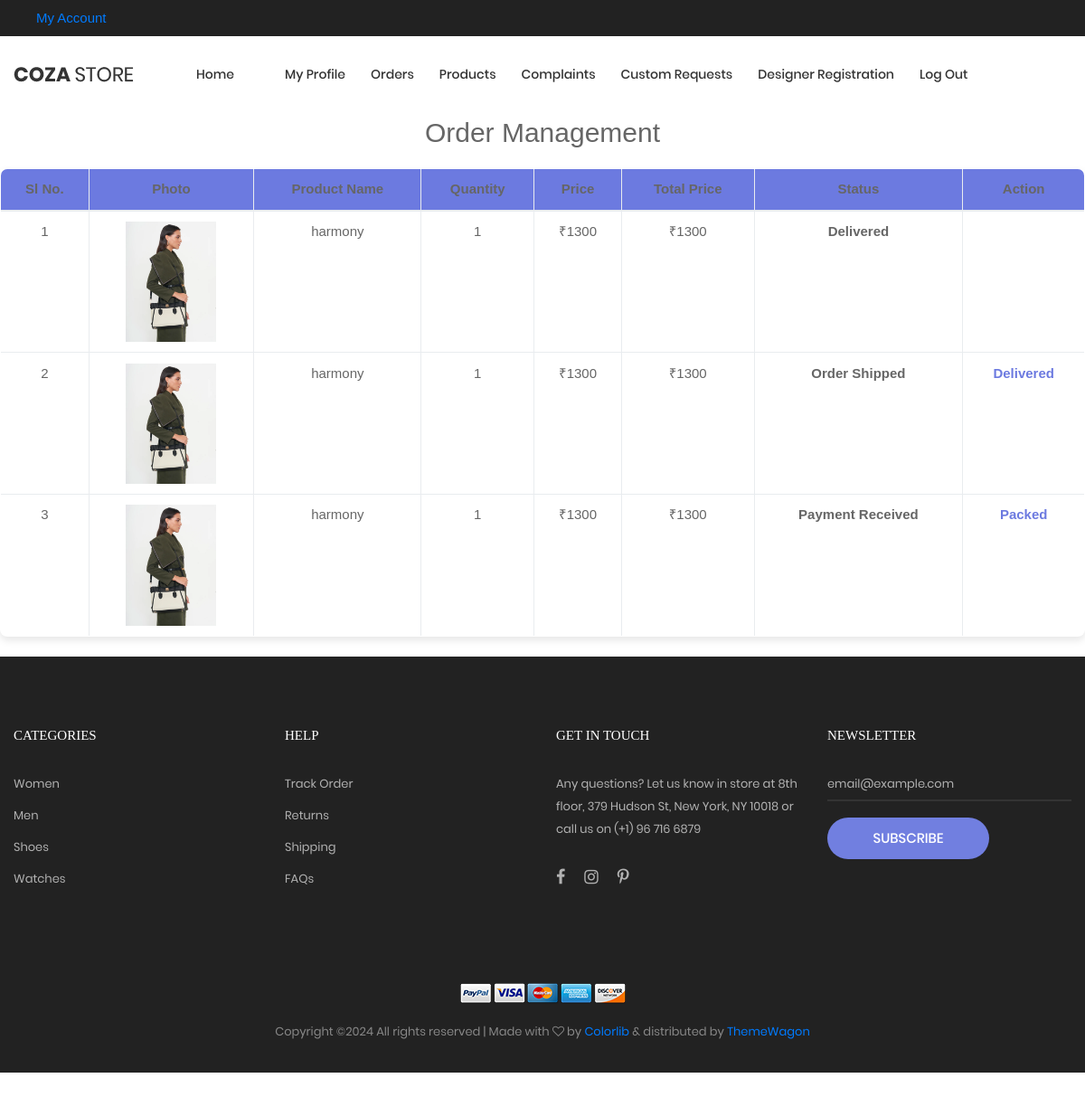
The app's page /PROJECT/Manufacturer/Booking.php (signed in) with its own data.
### tables this page shows
CREATE TABLE `tbl_booking` (
  `booking_id` int(11) NOT NULL,
  `booking_date` varchar(10) NOT NULL,
  `booking_amount` int(11) NOT NULL,
  `booking_status` int(11) NOT NULL DEFAULT 0,
  `user_id` int(11) NOT NULL
);

CREATE TABLE `tbl_product` (
  `product_id` int(11) NOT NULL,
  `product_name` varchar(30) NOT NULL,
  `product_description` varchar(100) NOT NULL,
  `product_price` int(11) NOT NULL,
  `product_photo` varchar(100) NOT NULL,
  `subcategory_id` int(11) NOT NULL,
  `manufacturer_id` int(11) NOT NULL,
  `material_id` int(11) NOT NULL,
  `color_id` int(11) NOT NULL,
  `product_vstatus` int(11) NOT NULL DEFAULT 0
);

CREATE TABLE `tbl_cart` (
  `cart_id` int(11) NOT NULL,
  `cart_qty` int(11) NOT NULL DEFAULT 1,
  `cart_status` int(11) NOT NULL DEFAULT 0,
  `product_id` int(11) NOT NULL,
  `booking_id` int(11) NOT NULL
);

### PROJECT/Manufacturer/Booking.php (the view, shortened to what this page needs)
<?php
include("../Assets/Connection/connection.php");
include("Head.php");
			?>
<!DOCTYPE html PUBLIC "-//W3C//DTD XHTML 1.0 Transitional//EN" "http://www.w3.org/TR/xhtml1/DTD/xhtml1-transitional.dtd">
<html xmlns="http://www.w3.org/1999/xhtml">
<head>
</head>
<body>
<div class="order-table-container">
	<div class="table-responsive">
		<h2 class="text-center mb-4">Order Management</h2>
		<table class="table table-bordered table-hover">
			<thead class="th">
				<tr>
					<th>Sl No.</th>
					<th>Photo</th>
					<th>Product Name</th>
					<th>Quantity</th>
					<th>Price</th>
					<th>Total Price</th>
					<th>Status</th>
					<th>Action</th>
				</tr>
			</thead>
			<tbody>
				<?php
				$i = 0;
				$SelQry = "SELECT * FROM tbl_booking b INNER JOIN tbl_cart c ON c.booking_id=b.booking_id INNER JOIN tbl_product p ON p.product_id=c.product_id INNER JOIN tbl_manufacturer m ON m.manufacturer_id=p.manufacturer_id WHERE m.manufacturer_id=" . $_SESSION['mid'];
				$result = $Con->query($SelQry);
				while ($row = $result->fetch_assoc()) {
					$i++;
				?>
					<tr>
						<td><?php echo $i; ?></td>
						<td><img src="../Assets/Files/Product/Photo/<?php echo $row['product_photo']; ?>" alt="Product Image" /></td>
						<td><?php echo $row['product_name']; ?></td>
						<td><?php echo $row['cart_qty']; ?></td>
						<td>₹<?php echo $row['product_price']; ?></td>
						<td>₹<?php echo $row['cart_qty'] * $row['product_price']; ?></td>
						<td class="status">
							<?php
							if ($row['cart_status'] == 1) {
								echo "Payment Received";
							} else if ($row['cart_status'] == 2) {
								echo "Order Packed";
							} else if ($row['cart_status'] == 3) {
								echo "Order Shipped";
							} else if ($row['cart_status'] == 4) {
								echo "Delivered";
							} else if ($row['cart_status'] == 5) {
								echo "Return Requested";
							} else if ($row['cart_status'] == 6) {
								echo "Return Accepted";
							} else if ($row['cart_status'] == 7) {
								echo "Return Completed Successfully";
							}
							?>
						</td>
						<td>
							<?php if ($row['cart_status'] == 1) { ?>
								<a href="Booking.php?cid=<?php echo $row['cart_id']; ?>&stat=2">Packed</a>
							<?php } if ($row['cart_status'] == 2) { ?>
							<?php } if ($row['cart_status'] == 3) { ?>
								<a href="Booking.php?cid=<?php echo $row['cart_id']; ?>&stat=4">Delivered</a>
							<?php } if ($row['cart_status'] == 5) { ?>
								<a href="Booking.php?cid=<?php echo $row['cart_id']; ?>&stat=6">Pick Return</a>
							<?php } if ($row['cart_status'] == 6) { ?>
								<a href="Booking.php?cid=<?php echo $row['cart_id']; ?>&stat=7">Return Received</a>
							<?php } ?>
						</td>
					</tr>
				<?php } ?>
			</tbody>
		</table>
	</div>
</div>
<br>
</body>
</html>
<?php
include("Foot.php");
?>

### PROJECT/Manufacturer/Head.php (shortened to what this page needs)
<!DOCTYPE html>
<html lang="en">
<head>
	<link rel="stylesheet" type="text/css" href="../Assets/Templates/Main/vendor/bootstrap/css/bootstrap.min.css">
	<link rel="stylesheet" type="text/css" href="../Assets/Templates/Main/fonts/font-awesome-4.7.0/css/font-awesome.min.css">
	<link rel="stylesheet" type="text/css" href="../Assets/Templates/Main/fonts/iconic/css/material-design-iconic-font.min.css">
	<link rel="stylesheet" type="text/css" href="../Assets/Templates/Main/fonts/linearicons-v1.0.0/icon-font.min.css">
	<link rel="stylesheet" type="text/css" href="../Assets/Templates/Main/vendor/animate/animate.css">
	<link rel="stylesheet" type="text/css" href="../Assets/Templates/Main/vendor/css-hamburgers/hamburgers.min.css">
	<link rel="stylesheet" type="text/css" href="../Assets/Templates/Main/vendor/animsition/css/animsition.min.css">
	<link rel="stylesheet" type="text/css" href="../Assets/Templates/Main/vendor/select2/select2.min.css">
	<link rel="stylesheet" type="text/css" href="../Assets/Templates/Main/vendor/daterangepicker/daterangepicker.css">
	<link rel="stylesheet" type="text/css" href="../Assets/Templates/Main/vendor/slick/slick.css">
	<link rel="stylesheet" type="text/css" href="../Assets/Templates/Main/vendor/MagnificPopup/magnific-popup.css">
	<link rel="stylesheet" type="text/css" href="../Assets/Templates/Main/vendor/perfect-scrollbar/perfect-scrollbar.css">
	<link rel="stylesheet" type="text/css" href="../Assets/Templates/Main/css/util.css">
	<link rel="stylesheet" type="text/css" href="../Assets/Templates/Main/css/main.css">
</head>
<body class="animsition">
	<header>
		<div class="container-menu-desktop">
			<div class="top-bar">
				<div class="content-topbar flex-sb-m h-full container">
				<a href="MyProfile.php" class="flex-c-m trans-04 p-lr-25">
							My Account
						</a>
				</div>
			</div>
			<div class="wrap-menu-desktop">
				<nav class="limiter-menu-desktop container">
					<a href="#" class="logo">
						<img src="../Assets/Templates/Main/images/icons/logo-01.png" alt="IMG-LOGO">
					</a>
					<div class="menu-desktop">
						<ul class="main-menu">
						<li><a href="HomePage.php">Home</a></li>
							<li class="active-menu">
									<li><a href="MyProfile.php">My Profile</a></li>
							<li>
								<a href="Booking.php">Orders</a>
							</li>
                            <li>
                                <a href="Product.php">Products</a>
                            </li>
							<li>
								<a href="Complaints.php">Complaints</a>
							</li>
                            <li>
                                <a href="Customization.php">Custom Requests</a>
                            </li>
                            <li>
                                <a href="DesignerRegistration.php">Designer Registration</a>
                            </li>
                            <li>
								<a href="../Guest/LogOut.php">Log Out</a>
							</li>
						</ul>
					</div>
				</nav>
			</div>
		</div>
	</header>
    <br>
    <br>
    <br>
    <br>

### PROJECT/Manufacturer/Foot.php (shortened to what this page needs)
<footer class="bg3 p-t-75 p-b-32">
		<div class="container">
			<div class="row">
				<div class="col-sm-6 col-lg-3 p-b-50">
					<h4 class="stext-301 cl0 p-b-30">
						Categories
					</h4>
					<ul>
						<li class="p-b-10">
							<a href="#" class="stext-107 cl7 hov-cl1 trans-04">
								Women
							</a>
						</li>
						<li class="p-b-10">
							<a href="#" class="stext-107 cl7 hov-cl1 trans-04">
								Men
							</a>
						</li>
						<li class="p-b-10">
							<a href="#" class="stext-107 cl7 hov-cl1 trans-04">
								Shoes
							</a>
						</li>
						<li class="p-b-10">
							<a href="#" class="stext-107 cl7 hov-cl1 trans-04">
								Watches
							</a>
						</li>
					</ul>
				</div>
				<div class="col-sm-6 col-lg-3 p-b-50">
					<h4 class="stext-301 cl0 p-b-30">
						Help
					</h4>
					<ul>
						<li class="p-b-10">
							<a href="#" class="stext-107 cl7 hov-cl1 trans-04">
								Track Order
							</a>
						</li>
						<li class="p-b-10">
							<a href="#" class="stext-107 cl7 hov-cl1 trans-04">
								Returns
							</a>
						</li>
						<li class="p-b-10">
							<a href="#" class="stext-107 cl7 hov-cl1 trans-04">
								Shipping
							</a>
						</li>
						<li class="p-b-10">
							<a href="#" class="stext-107 cl7 hov-cl1 trans-04">
								FAQs
							</a>
						</li>
					</ul>
				</div>
				<div class="col-sm-6 col-lg-3 p-b-50">
					<h4 class="stext-301 cl0 p-b-30">
						GET IN TOUCH
					</h4>
					<p class="stext-107 cl7 size-201">
						Any questions? Let us know in store at 8th floor, 379 Hudson St, New York, NY 10018 or call us on (+1) 96 716 6879
					</p>
					<div class="p-t-27">
						<a href="#" class="fs-18 cl7 hov-cl1 trans-04 m-r-16">
							<i class="fa fa-facebook"></i>
						</a>
						<a href="#" class="fs-18 cl7 hov-cl1 trans-04 m-r-16">
							<i class="fa fa-instagram"></i>
						</a>
						<a href="#" class="fs-18 cl7 hov-cl1 trans-04 m-r-16">
							<i class="fa fa-pinterest-p"></i>
						</a>
					</div>
				</div>
				<div class="col-sm-6 col-lg-3 p-b-50">
					<h4 class="stext-301 cl0 p-b-30">
						Newsletter
					</h4>
					<form>
						<div class="wrap-input1 w-full p-b-4">
							<input class="input1 bg-none plh1 stext-107 cl7" type="text" name="email" placeholder="email@example.com">
						</div>
						<div class="p-t-18">
							<button class="flex-c-m stext-101 cl0 size-103 bg1 bor1 hov-btn2 p-lr-15 trans-04">
								Subscribe
							</button>
						</div>
					</form>
				</div>
			</div>
			<div class="p-t-40">
				<div class="flex-c-m flex-w p-b-18">
					<a href="#" class="m-all-1">
						<img src="../Assets/Templates/Main/images/icons/icon-pay-01.png" alt="ICON-PAY">
					</a>
					<a href="#" class="m-all-1">
						<img src="../Assets/Templates/Main/images/icons/icon-pay-02.png" alt="ICON-PAY">
					</a>
					<a href="#" class="m-all-1">
						<img src="../Assets/Templates/Main/images/icons/icon-pay-03.png" alt="ICON-PAY">
					</a>
					<a href="#" class="m-all-1">
						<img src="../Assets/Templates/Main/images/icons/icon-pay-04.png" alt="ICON-PAY">
					</a>
					<a href="#" class="m-all-1">
						<img src="../Assets/Templates/Main/images/icons/icon-pay-05.png" alt="ICON-PAY">
					</a>
				</div>
				<p class="stext-107 cl6 txt-center">
Copyright &copy;<script>document.write(new Date().getFullYear());</script> All rights reserved | Made with <i class="fa fa-heart-o" aria-hidden="true"></i> by <a href="https://colorlib.com" target="_blank">Colorlib</a> &amp; distributed by <a href="https://themewagon.com" target="_blank">ThemeWagon</a>
				</p>
			</div>
		</div>
	</footer>
</body>
</html>

### PROJECT/Assets/Templates/Main/css/main.css (style rules this page uses)
.container { max-width: 1380px; }
@media (max-width: 1600px) { .container { max-width: 1200px; } }
.container-menu-desktop { height: auto; width: 100%; position: relative; -webkit-transition: all 0.3s; -o-transition: all 0.3s; -moz-transition: all 0.3s; transition: all 0.3s; }
.top-bar { height: 40px; background-color: #222; }
.wrap-menu-desktop { position: fixed; z-index: 1100; background-color: transparent; width: 100%; height: 84px; top: 40px; left: 0px; -webkit-transition: height 0.3s, background-color 0.3s; -o-transition: height 0.3s, background-color 0.3s; -moz-transition: height 0.3s, background-color 0.3s; transition: height 0.3s, background-color 0.3s; }
.limiter-menu-desktop { height: 100%; display: -webkit-box; display: -webkit-flex; display: -moz-box; display: -ms-flexbox; display: flex; align-items: center; background-color: transparent; }
.logo { display: -webkit-box; display: -webkit-flex; display: -moz-box; display: -ms-flexbox; display: flex; align-items: center; height: 65%; margin-right: 55px; }
.logo img { max-width: 100%; max-height: 100%; }
.menu-desktop { display: -webkit-box; display: -webkit-flex; display: -moz-box; display: -ms-flexbox; display: flex; align-items: center; height: 100%; }
.main-menu { list-style-type: none; margin: 0; display: -webkit-box; display: -webkit-flex; display: -moz-box; display: -ms-flexbox; display: flex; align-items: center; }
.main-menu > li { display: block; position: relative; padding: 20px 10px 20px 0px; margin: 0px 4px 0px 14px; }
.main-menu > li > a { font-family: Poppins-Medium; font-size: 14px; color: #333; padding: 5px 0px; transition: all 0.4s; -webkit-transition: all 0.4s; -o-transition: all 0.4s; -moz-transition: all 0.4s; }
.cl0 { color: #fff; }
.cl6 { color: #888; }
.cl7 { color: #b2b2b2; }
.stext-101 { font-family: Poppins-Medium; font-size: 15px; line-height: 1.466667; text-transform: uppercase; }
.stext-107 { font-family: Poppins-Regular; font-size: 13px; line-height: 1.923; }
.stext-301 { font-family: Montserrat-Bold; font-size: 15px; line-height: 1.6; text-transform: uppercase; }
.size-103 { min-width: 179px; height: 46px; }
.size-201 { max-width: 270px; }
.bg-none { background-color: transparent; }
.bg1 { background-color: #717fe0; }
.bg3 { background-color: #222; }
.bor1 { border-radius: 23px; }
.wrap-input1 { position: relative; border-bottom: 2px solid rgba(204,204,204, 0.1); }
.input1 { background-color: transparent; width: 100%; }

### PROJECT/Manufacturer/Booking.php (style rules this page uses)
.table { width: 100%; max-width: 1200px; margin: 0 auto; background-color: #fff; box-shadow: 0px 4px 8px rgba(0, 0, 0, 0.1); border-radius: 8px; overflow: hidden; padding: 20px; }
.table th { vertical-align: middle; text-align: center; background-color: #6c7ae0; }
table td { vertical-align: middle; text-align: center; }
.table img { width: 100px; height: auto; }
.table a { text-decoration: none; color: #6c7ae0; font-weight: bold; }
.status { font-weight: bold; }

### records on screen
tbl_booking: tbl_product.product_photo (picture), tbl_product.product_name "harmony", tbl_cart.cart_qty "1", tbl_product.product_price "1300", shows "Delivered"
tbl_booking: tbl_product.product_photo (picture), tbl_product.product_name "harmony", tbl_cart.cart_qty "1", tbl_product.product_price "1300", shows "Order Shipped"
tbl_booking: tbl_product.product_photo (picture), tbl_product.product_name "harmony", tbl_cart.cart_qty "1", tbl_product.product_price "1300", shows "Payment Received"
